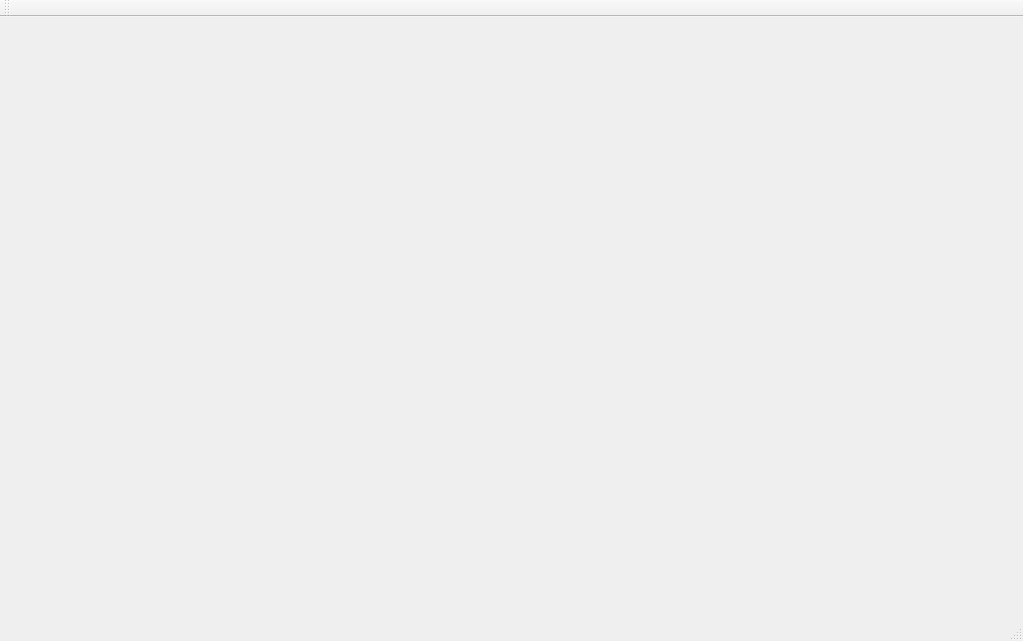
<?xml version="1.0" encoding="UTF-8"?>
<ui version="4.0">
 <class>MainWindow</class>
 <widget class="QMainWindow" name="MainWindow">
  <property name="geometry">
   <rect>
    <x>0</x>
    <y>0</y>
    <width>1023</width>
    <height>641</height>
   </rect>
  </property>
  <property name="windowTitle">
   <string>MainWindow</string>
  </property>
  <widget class="QWidget" name="centralWidget"/>
  <widget class="QMenuBar" name="menuBar">
   <property name="geometry">
    <rect>
     <x>0</x>
     <y>0</y>
     <width>1023</width>
     <height>25</height>
    </rect>
   </property>
  </widget>
  <widget class="QToolBar" name="mainToolBar">
   <attribute name="toolBarArea">
    <enum>TopToolBarArea</enum>
   </attribute>
   <attribute name="toolBarBreak">
    <bool>false</bool>
   </attribute>
  </widget>
  <widget class="QStatusBar" name="statusBar"/>
 </widget>
 <layoutdefault spacing="6" margin="11"/>
 <resources/>
 <connections/>
</ui>
